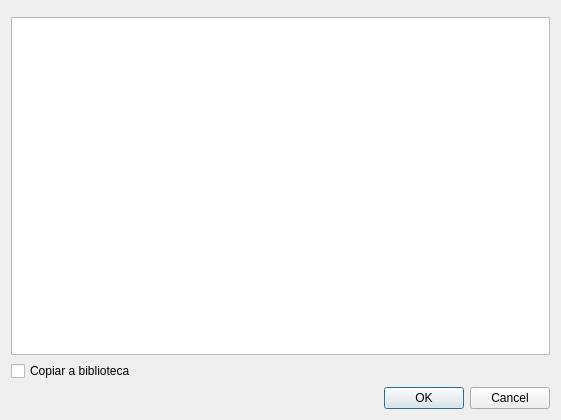
<?xml version="1.0" encoding="UTF-8"?>
<ui version="4.0">
 <class>ctkDICOMImportWidget</class>
 <widget class="QWidget" name="ctkDICOMImportWidget">
  <property name="geometry">
   <rect>
    <x>0</x>
    <y>0</y>
    <width>561</width>
    <height>420</height>
   </rect>
  </property>
  <property name="windowTitle">
   <string>Import DICOM</string>
  </property>
  <property name="styleSheet">
   <string notr="true"/>
  </property>
  <layout class="QVBoxLayout" name="verticalLayout_2">
   <item>
    <widget class="ctkDirectoryButton" name="DirectoryWidget"/>
   </item>
   <item>
    <widget class="QTreeView" name="directoryList"/>
   </item>
   <item>
    <widget class="QCheckBox" name="copyCheckBox">
     <property name="text">
      <string>Copiar a biblioteca</string>
     </property>
    </widget>
   </item>
   <item>
    <widget class="QDialogButtonBox" name="buttonBox">
     <property name="standardButtons">
      <set>QDialogButtonBox::Cancel|QDialogButtonBox::Ok</set>
     </property>
    </widget>
   </item>
  </layout>
 </widget>
 <customwidgets>
  <customwidget>
   <class>ctkDirectoryButton</class>
   <extends>QWidget</extends>
   <header>ctkDirectoryButton.h</header>
   <container>1</container>
   <slots>
    <signal>directoryChanged(QString)</signal>
   </slots>
  </customwidget>
 </customwidgets>
 <resources/>
 <connections>
  <connection>
   <sender>buttonBox</sender>
   <signal>accepted()</signal>
   <receiver>ctkDICOMImportWidget</receiver>
   <slot>close()</slot>
   <hints>
    <hint type="sourcelabel">
     <x>199</x>
     <y>399</y>
    </hint>
    <hint type="destinationlabel">
     <x>199</x>
     <y>209</y>
    </hint>
   </hints>
  </connection>
  <connection>
   <sender>buttonBox</sender>
   <signal>rejected()</signal>
   <receiver>ctkDICOMImportWidget</receiver>
   <slot>close()</slot>
   <hints>
    <hint type="sourcelabel">
     <x>199</x>
     <y>399</y>
    </hint>
    <hint type="destinationlabel">
     <x>199</x>
     <y>209</y>
    </hint>
   </hints>
  </connection>
 </connections>
</ui>
